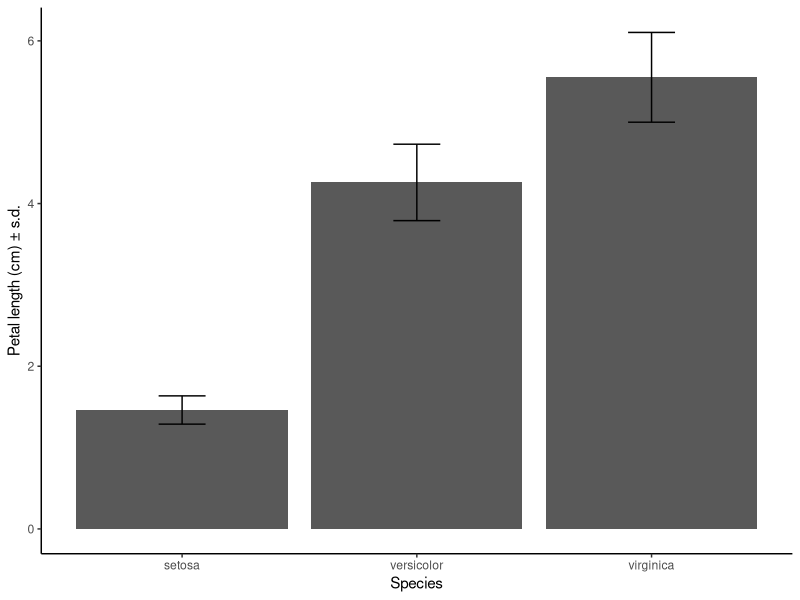

Write the R code that produced this figure.
## ---- chunk 1
rownames(installed.packages(priority="base"))
# rownames(installed.packages(priority="recommended"))
# stats, graphics etc
## ---- chunk 2
# create dummy data
d = data.frame(
  name=letters[1:5],
  value=sample(seq(4,15),5)
)
# barplot(height=d$value, names=d$name)
# this is the most basic R barplot
# barplot(height=d$value)
# or
# barplot(iris[1:10,1])
# with names
# barplot(iris[1:10,1], names=iris[1:10,5])
## ---- chunk 3
set.seed(12)
# a boring example
height = sample(50:100, 10)
weight = sample(50:100, 10) 
# plot(height,weight)
# barplot(height, names = height)

## ---- chunk 4
set.seed(12)
n <- 100
x <- rchisq(n = n, df = 3) # n number, df = degrees of freedom
# hist(x = x, freq = FALSE, xlim = c(0, 15))
# lines(x = density(x = x), col = "red")
## ---- chunk 5
library(ggplot2)
# p = ggplot(data = iris[1:10,], aes(x = Species, y = Sepal.Length)) +
#   geom_bar(stat='identity')
p = ggplot(diamonds, aes(cut)) +
  geom_bar(fill = "#0073C2FF")
# p
## ---- chunk 6
library(ggplot2)
p = ggplot(mpg, aes(displ, hwy, colour = class)) + 
  geom_point()
# p 
# or 
# ggplot(data = mpg) + 
#   geom_point(mapping = aes(x = displ, y = hwy, color = class))
## ---- chunk 7
p = ggplot(data = mpg, mapping = aes(x = displ, y = hwy)) + 
  geom_point(mapping = aes(color = class)) + 
  geom_smooth()
# p
## ---- chunk 8
library(gridExtra)
plots = lapply(list("lm", "gam", "glm"), function(x){
  ggplot(mpg, aes(displ, hwy)) + 
  geom_point(mapping = aes(color = class)) + 
  geom_smooth(method = x)
}) 
# plots
# marrangeGrob(plots, nrow=2,ncol=2)
# ggsave("multiplot.pdf", ml)

## ---- chunk 9
library(ggplot2)
theme_set(theme_classic()) # play with these? theme_bw()

# Histogram on a Categorical variable
p = ggplot(mpg, aes(manufacturer))
p = p + geom_bar(aes(fill=class), width = 0.5) + 
  theme(axis.text.x = element_text(angle=65, vjust=0.6)) + 
  labs(title="Histogram on Categorical Variable", 
       subtitle="Manufacturer across Vehicle Classes") 
# p
## ---- chunk 10
library(ggplot2)
theme_set(theme_classic())

# Plot
p = ggplot(mpg, aes(cty))
p = p + geom_density(aes(fill=factor(cyl)), alpha=0.8) + 
    labs(title="Title: Density plot", 
         subtitle="Subtitle: City Mileage Grouped by Number of cylinders",
         caption="Caption: Source: mpg",
         x="City Mileage",
         fill="# Cylinders")
# p
## ---- chunk 11
p = ggplot(iris, aes(x = Species, y = Sepal.Length)) +
  geom_boxplot(width = 0.4, fill = "white") +
  geom_jitter(aes(color = Species), 
              width = 0.1, size = 1) +
  scale_color_manual(values = c("#00AFBB", "#E7B800", "#E7B8AF")) 
# p
## ---- chunk 12
library(ggplot2)
library(dplyr)
# first we need a summary
iris.sum = iris %>% 
  group_by(Species) %>% # group
  summarise(mean_PL = mean(Petal.Length),  # Petal.Length mean for bars
            sd_PL = sd(Petal.Length), # Petal.Length sd
            n_PL = n(),  # just keeping the number of each group
            SE_PL = sd(Petal.Length)/sqrt(n())) # R gives us the SE too

p = ggplot(iris.sum, aes(Species, mean_PL)) + 
                   geom_col() +  
                   geom_errorbar(aes(ymin = mean_PL - sd_PL, ymax = mean_PL + sd_PL),
                                 width=0.2) +
  labs(y="Petal length (cm) ± s.d.", x = "Species") + theme_classic()
# p
